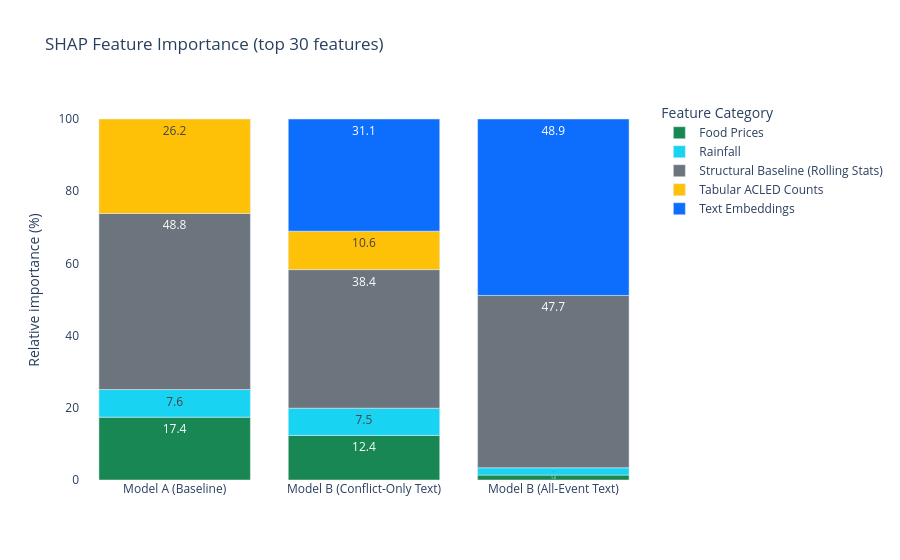

The code cell stored with this chart in its notebook:
### Markdown cell above
# Onset vs active war

The test data was split across two periods: the onset of war and active civil war. As expected, models perform differently across these two distinct conflict scenarios.

When trying to detect the possible onset of war, richer contextual information is vital (such as all text, non-PCA). Pre the onset of war, many months may go by without any recorded conflict events, text embeddings add non-zero precursor signals. 

However, when conflict has been ongoing for multiple months, the statistical baseline becomes the superior performer. Region-month counts are no longer zero-inflated and text becomes noise.

### Code cell
shap_all = pd.read_csv('evaluation/model_reports/Model_B_all-event_text_shap.csv')
shap_conflict = pd.read_csv('evaluation/model_reports/Model_B_conflict-only_text_shap.csv')
shap_a = pd.read_csv('evaluation/model_reports/Model_A_shap.csv')

def categorize_feature(feat_name):
    feat_name = str(feat_name).lower()
    if feat_name.startswith('emb_') or feat_name.startswith('pc'):
        return 'Text Embeddings'
    elif feat_name.startswith('rolling_'):
        return 'Structural Baseline (Rolling Stats)'
    elif 'rain' in feat_name:
        return 'Rainfall'
    elif 'price' in feat_name:
        return 'Food Prices'
    else:
        return 'Tabular ACLED Counts'

shap_all['Category'] = shap_all['feature'].apply(categorize_feature)
shap_conflict['Category'] = shap_conflict['feature'].apply(categorize_feature)
shap_a['Category'] = shap_a['feature'].apply(categorize_feature)


sum_all = shap_all.groupby('Category')['mean_abs_shap'].sum().reset_index()
sum_all['Model'] = 'Model B (All-Event Text)'

sum_conflict = shap_conflict.groupby('Category')['mean_abs_shap'].sum().reset_index()
sum_conflict['Model'] = 'Model B (Conflict-Only Text)'

sum_a = shap_a.groupby('Category')['mean_abs_shap'].sum().reset_index()
sum_a['Model'] = 'Model A (Baseline)'

df_combined = pd.concat([sum_a, sum_conflict, sum_all])

df_combined['Total_SHAP'] = df_combined.groupby('Model')['mean_abs_shap'].transform('sum')
df_combined['% Importance'] = (df_combined['mean_abs_shap'] / df_combined['Total_SHAP']) * 100


color_map = {
    'Text Embeddings': '#0d6efd',                 # Blue
    'Structural Baseline (Rolling Stats)': '#6c757d', # Grey
    'Tabular ACLED Counts': '#ffc107',            # Yellow
    'Food Prices': '#198754',                     # Green
    'Climate': '#0dcaf0'                          # Light Blue
}


fig = px.bar(
    df_combined, 
    x="Model", 
    y="% Importance", 
    color="Category", 
    color_discrete_map=color_map,
    title="SHAP Feature Importance (top 30 features)",
    text_auto='.1f'
)

fig.update_layout(
    xaxis_title="",
    yaxis_title="Relative importance (%)",
    legend_title_text="Feature Category",
    hovermode="x unified",
    plot_bgcolor="white",
    paper_bgcolor="white",
)

fig.show()

### Figure 1 — Plotly figure (JSON) as saved in the notebook; plotly's stock layout.template omitted (floating-point values rounded to 4 significant figures)
{"data": [{"hovertemplate": "Category=Food Prices<br>Model=%{x}<br>% Importance=%{y}<extra></extra>", "legendgroup": "Food Prices", "marker": {"color": "#198754", "pattern": {"shape": ""}}, "name": "Food Prices", "orientation": "v", "showlegend": true, "textposition": "auto", "texttemplate": "%{y:.1f}", "type": "bar", "x": ["Model A (Baseline)", "Model B (Conflict-Only Text)", "Model B (All-Event Text)"], "xaxis": "x", "y": [17.41, 12.36, 1.367], "yaxis": "y"}, {"hovertemplate": "Category=Rainfall<br>Model=%{x}<br>% Importance=%{y}<extra></extra>", "legendgroup": "Rainfall", "marker": {"color": "#19d3f3", "pattern": {"shape": ""}}, "name": "Rainfall", "orientation": "v", "showlegend": true, "textposition": "auto", "texttemplate": "%{y:.1f}", "type": "bar", "x": ["Model A (Baseline)", "Model B (Conflict-Only Text)", "Model B (All-Event Text)"], "xaxis": "x", "y": [7.642, 7.535, 2.016], "yaxis": "y"}, {"hovertemplate": "Category=Structural Baseline (Rolling Stats)<br>Model=%{x}<br>% Importance=%{y}<extra></extra>", "legendgroup": "Structural Baseline (Rolling Stats)", "marker": {"color": "#6c757d", "pattern": {"shape": ""}}, "name": "Structural Baseline (Rolling Stats)", "orientation": "v", "showlegend": true, "textposition": "auto", "texttemplate": "%{y:.1f}", "type": "bar", "x": ["Model A (Baseline)", "Model B (Conflict-Only Text)", "Model B (All-Event Text)"], "xaxis": "x", "y": [48.79, 38.39, 47.73], "yaxis": "y"}, {"hovertemplate": "Category=Tabular ACLED Counts<br>Model=%{x}<br>% Importance=%{y}<extra></extra>", "legendgroup": "Tabular ACLED Counts", "marker": {"color": "#ffc107", "pattern": {"shape": ""}}, "name": "Tabular ACLED Counts", "orientation": "v", "showlegend": true, "textposition": "auto", "texttemplate": "%{y:.1f}", "type": "bar", "x": ["Model A (Baseline)", "Model B (Conflict-Only Text)"], "xaxis": "x", "y": [26.16, 10.63], "yaxis": "y"}, {"hovertemplate": "Category=Text Embeddings<br>Model=%{x}<br>% Importance=%{y}<extra></extra>", "legendgroup": "Text Embeddings", "marker": {"color": "#0d6efd", "pattern": {"shape": ""}}, "name": "Text Embeddings", "orientation": "v", "showlegend": true, "textposition": "auto", "texttemplate": "%{y:.1f}", "type": "bar", "x": ["Model B (Conflict-Only Text)", "Model B (All-Event Text)"], "xaxis": "x", "y": [31.09, 48.88], "yaxis": "y"}], "layout": {"barmode": "relative", "hovermode": "x unified", "legend": {"title": {"text": "Feature Category"}, "tracegroupgap": 0}, "paper_bgcolor": "white", "plot_bgcolor": "white", "title": {"text": "SHAP Feature Importance (top 30 features)"}, "xaxis": {"anchor": "y", "domain": [0, 1], "title": {"text": ""}}, "yaxis": {"anchor": "x", "domain": [0, 1], "title": {"text": "Relative importance (%)"}}}}
